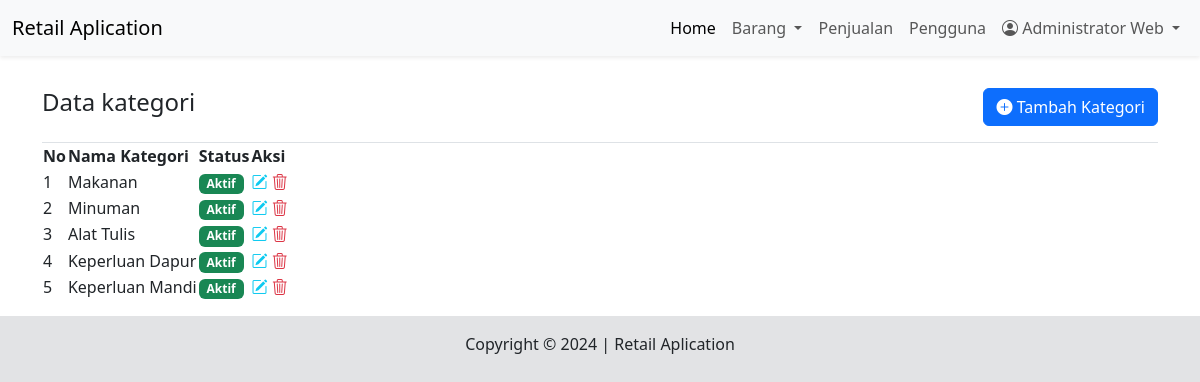
The page /dashboard.php?modul=kategori (signed in) on the database its author committed.
### tables this page shows
CREATE TABLE IF NOT EXISTS `kategori` (
  `id_kategori` int NOT NULL AUTO_INCREMENT,
  `nama_kategori` char(25) NOT NULL,
  `status` tinyint(1) NOT NULL DEFAULT '1',
  PRIMARY KEY (`id_kategori`)
);

### modul/kategori/index.php (the view, shortened to what this page needs)
<div class="border-bottom d-flex justify-content-between py-3">
    <h4>Data kategori</h4>
    <button class="btn btn-primary" data-bs-toggle="modal" data-bs-target="#modalTambah"><i class="bi bi-plus-circle-fill"></i> Tambah Kategori</button>
    </div>
<table id="myTable">
    <thead>
        <tr>
            <th>No</th>
            <th>Nama Kategori</th>
            <th>Status</th>
            <th>Aksi</th>
        </tr>
    </thead>
    <tbody>
        <?php
        $sql_kategori = "SELECT * FROM kategori ORDER BY id_kategori ASC";
        $resul_kategori = $mysqli->query($sql_kategori);
        $no = 0;
        while($row_kategori = $resul_kategori->fetch_assoc()){
            $no++;
        ?>
            <tr>
                <td><?= $no;?></td>
                <td><?= $row_kategori['nama_kategori'];?></td>
                <td><span class="badge <?= $row_kategori['status']== 1?'text-bg-success':'text-bg-danger';?>"><?= $row_kategori['status'] == 1?'Aktif':'Tidak Aktif'; ?></span></td>
                <td>
                    <a href=""data-bs-toggle="modal" data-bs-target="#modalEdit<?= $row_kategori['id_kategori'];?>" class="text-info"><i class="bi bi-pencil-square"></i></a>
                    <a href=""data-bs-toggle="modal" data-bs-target="#modalHapus<?= $row_kategori['id_kategori'];?>" class="text-danger"><i class="bi bi-trash3"></i></a>
                </td>
            </tr>
        <?php
        }
        ?>
    </tbody>
</table>

### rows shown on the page
kategori: nama_kategori "Makanan", status "Aktif"
kategori: nama_kategori "Minuman", status "Aktif"
kategori: nama_kategori "Alat Tulis", status "Aktif"
kategori: nama_kategori "Keperluan Dapur", status "Aktif"
kategori: nama_kategori "Keperluan Mandi", status "Aktif"

### other values the page prints
$_SESSION['nama_lengkap'] "Administrator Web"
